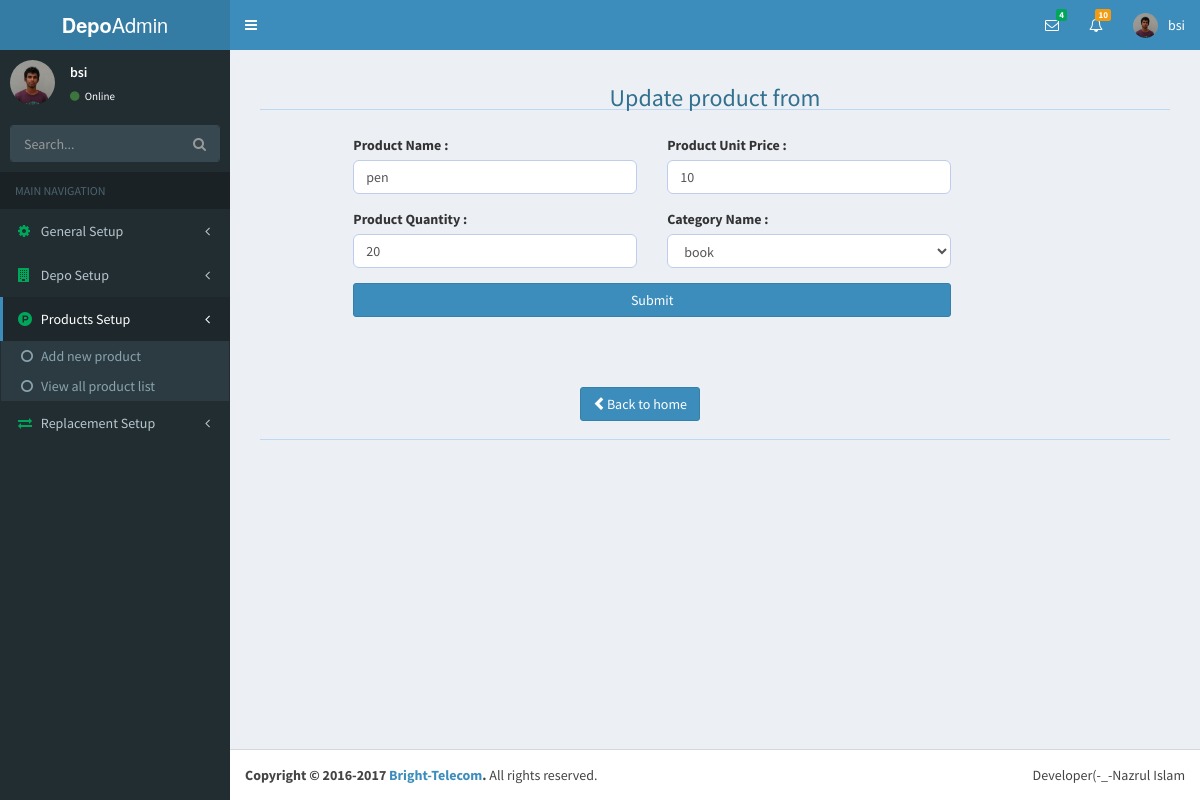
The page /index.php?page=productEdit&folder=products&proEditId=14 (signed in) on the database as committed earlier.
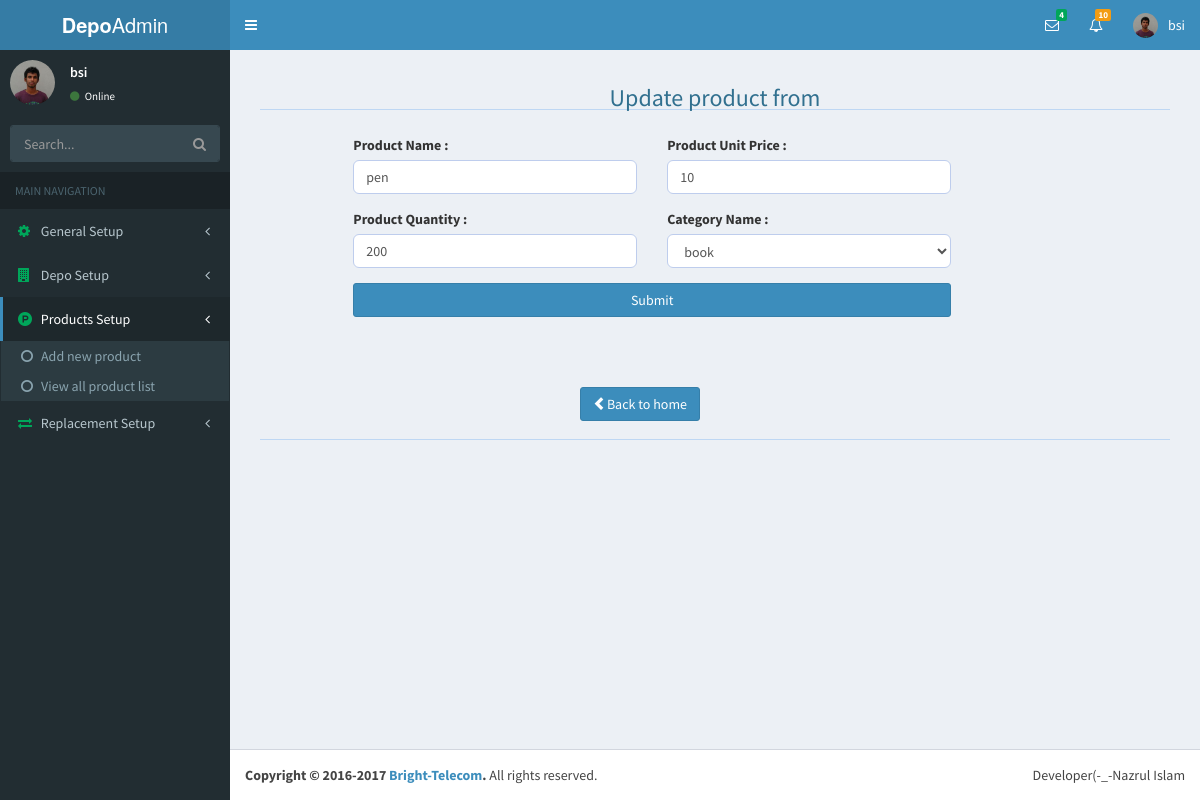
The same page on the database as committed later.
### tables this page shows
CREATE TABLE `products` (
  `id` int(11) NOT NULL,
  `user_id` int(11) NOT NULL,
  `cat_id` int(11) NOT NULL,
  `pro_name` varchar(30) NOT NULL,
  `pro_price` int(6) NOT NULL,
  `quantity` int(6) NOT NULL,
  `total_price` int(11) NOT NULL,
  `uploader` varchar(30) NOT NULL,
  `entry_date` timestamp NOT NULL DEFAULT CURRENT_TIMESTAMP
);

CREATE TABLE `category` (
  `id` int(11) NOT NULL,
  `catName` varchar(40) NOT NULL
);

### products/productEdit.php (the view, shortened to what this page needs)
<?php
	require('database.php');
	$proEditId=$_GET['proEditId'];
	$proEditSelect=$db->prepare("SELECT products.*,category.catName FROM products LEFT JOIN category ON products.cat_id=category.id WHERE products.id=?");
	$proEditSelect->bindParam(1,$proEditId);
	$proEditSelect->execute();
	$proEditRow=$proEditSelect->fetch(PDO::FETCH_ASSOC);
?>
<div class="container-fluid">
	<div class="row">
		<div class="col-sm-12" style="margin-bottom:20px;">
			<h3 class="text-center text-info">Update product from</h3>
			<hr>
		</div>
	</div>
	<div class="row">
		<form action="action/productEditAction.php" method="post">
			<div class="col-sm-10 col-sm-offset-1">
				<div class="col-sm-5">
					<div class="form-group">
						<label for="proName">Product Name :</label>
						<input type="text" id="proName" name="proName" placeholder="Enter your product name" class="form-control" value="<?php echo $proEditRow['pro_name'];?>">
					</div>
				</div>
				<div class="col-sm-5">
					<div class="form-group">
						<label for="proPrice">Product Unit Price :</label>
						<input type="number" id="proPrice" name="proPrice" placeholder="Enter your product price" class="form-control" value="<?php echo $proEditRow['pro_price'];?>">
					</div>
				</div>
				<div class="col-sm-5">
					<div class="form-group">
						<label for="proQuantity">Product Quantity :</label>
						<input type="number" id="proQuantity" name="proQuantity" placeholder="Enter your product quantity" class="form-control" value="<?php echo $proEditRow['quantity'];?>">
					</div>
				</div>
				<div class="col-sm-5">
					<div class="form-group">
						<label for="proName">Category Name :</label>
						<select name="catName" class="form-control">
							<option value="<?php echo $proEditRow['cat_id'];?>"><?php echo $proEditRow['catName'];?></option>
						</select>
					</div>
				</div>
				<div class="col-sm-10">
					<button class="btn btn-primary btn-block">Submit</button><br>
				</div>
			</div>
		</form>
	</div>
	<div class="row">
		<div class="col-sm-5 col-sm-offset-1" style="margin-top:50px;">
			<a href="index.php?page=productViewList&folder=products" class="btn btn-primary pull-right">
				<i class="glyphicon glyphicon-chevron-left"></i>Back to home
			</a>
		</div>
	</div>
	<div class="row">
		<div class="col-sm-12" style="margin-top:30px;">
			<hr>
		</div>
	</div>
</div>

Rows that differ between the two databases and show on the page:
changed products "pen": proQuantity "20" → "200"
